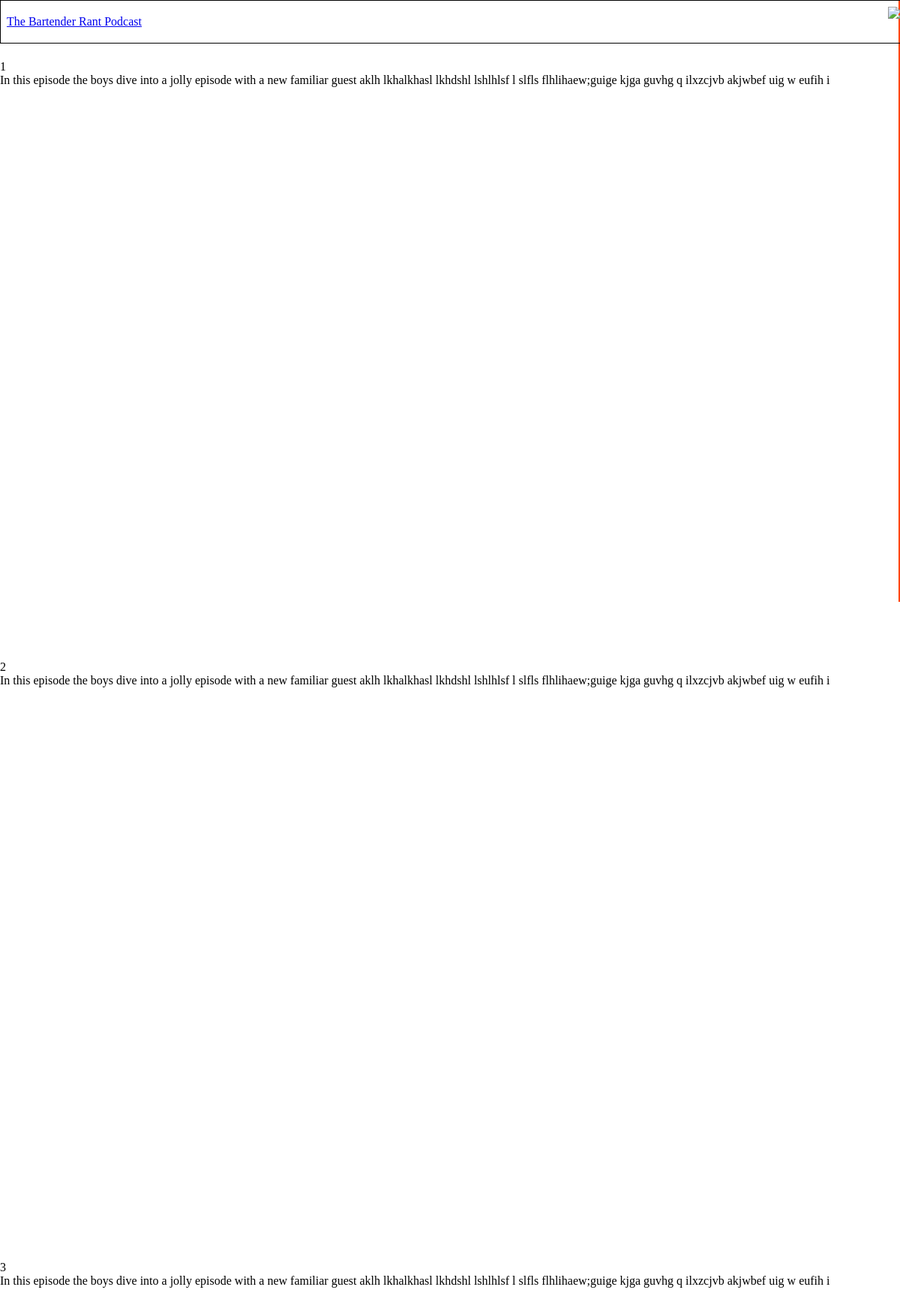
The page /episode_list on the database its author committed.
### app/models.py (models this page shows)
class Episode(models.Model):
    title = models.CharField(max_length=255)
    description = models.TextField()
    date = models.DateTimeField(auto_now_add=True)
    number = models.IntegerField()

### app/views.py (the view)
# urls.py: path('episode_list', views.episode_list,name="episode_list"),
def episode_list(request,episode_id=1):
    episodes = Episode.objects.all()
    return render(request,"episode_list.html",{'episodes': episodes })

### app/templates/episode_list.html (shortened to what this page needs)
{% extends 'base.html' %}
 {% block content %}
 <div id="all_episodes">
  {% for episode in episodes %}
    <div class="episode_container" id="{{episode.number}}">
      <div class="episode_character"
           onclick="navScroll('{{episode.number}}',{{episode.number}})">
        {{episode.number}}
      </div>
      <div class="episode_desc">
        {{episode.description}}
      </div>
    </div>
  {% endfor %}
 </div>
{% endblock %}

### app/templates/base.html (shortened to what this page needs)
<!DOCTYPE html>
<html lang="en">
<head>
  {% load static %}
  <link rel="stylesheet" href="{% static 'episode_list.css' %}">
  {% load static %}
  <link rel="stylesheet" href="{% static 'landing_page.css' %}">
  {% load static %}
</head>
<body>
  <div id="navbar">
    <span id='navbar_title'>
      <a href='/'>
      The Bartender Rant Podcast
      </a>
    </span>
    <div id="nav_button">
      <img id="nav_img" src="https://i.ibb.co/CW5Wvry/buttonpng.png" onclick="openNav()" />
    </div>
  </div>
  <div id ="nav_panel">
  </div>
  {% block content %}
  {% endblock %}
  {% load static %}
</body>
</html>

### app/static/episode_list.css (style rules this page uses)
.episode_container { width: 100vw; min-height: 100vh; }
#all_episodes { overflow: scroll; margin-top: 5rem; }

### app/static/landing_page.css (style rules this page uses)
html { scroll-behavior: smooth; }
#nav_button { appearance: none; background-color: inherit; display: flex; justify-content: center; align-items: center; position: fixed; right:0; }
#nav_img { height: 5vh; transform: rotate(0deg); transition: all .2s; z-index: 100; }
#navbar { z-index: 50; position: fixed; top:0; padding: 0.5rem; width: 100%; height: 5vh; display: flex; align-items: center; border: 1px solid black; }
#nav_panel { background-color: red; border: 1px solid orangered; height: 100vh; width: 0; z-index: 40; position: absolute; top:0; right:0; transition: all 1s; display:flex; justify-content: center; align-items: center; overflow:hidden; flex-wrap: wrap; }

### app/templates/base.html (style rules this page uses)
body { margin: 0; }

### rows shown on the page
Episode: number "1", description "In this episode the boys dive into a jolly episode with a new familiar guest aklh lkhalkhasl lkhdshl lshlhlsf l slfls flhlihaew;guige kjga guvhg q ilxzcjvb akjwbef uig w eufih i"
Episode: number "2", description "In this episode the boys dive into a jolly episode with a new familiar guest aklh lkhalkhasl lkhdshl lshlhlsf l slfls flhlihaew;guige kjga guvhg q ilxzcjvb akjwbef uig w eufih i"
Episode: number "3", description "In this episode the boys dive into a jolly episode with a new familiar guest aklh lkhalkhasl lkhdshl lshlhlsf l slfls flhlihaew;guige kjga guvhg q ilxzcjvb akjwbef uig w eufih i"
